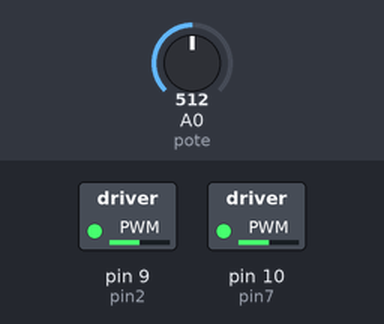
A sketch run on a simulated Arduino Uno, built with avr-gcc and run on an emulated ATmega328P. Parts: switched loads named in the sketch (green lamp = pin HIGH). Inputs (shaded band) come from the test bench; at power-on: A0 (pote) = 512.

Above: at 1.2 s.
1.3 s: A0 (pote) set to 716
At 1.7 s:
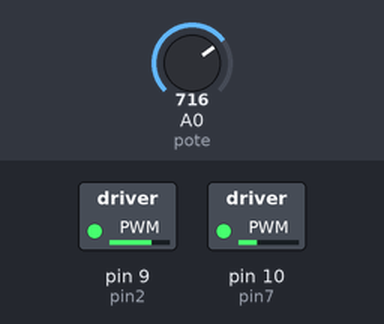
2.8 s: A0 (pote) set to 900
At 4.0 s:
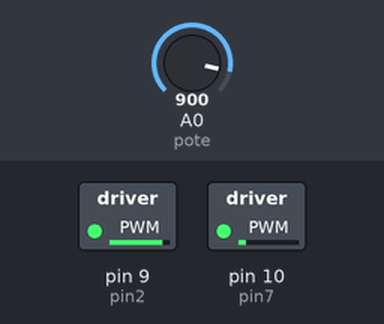
4.3 s: A0 (pote) set to 1023
At 5.2 s:
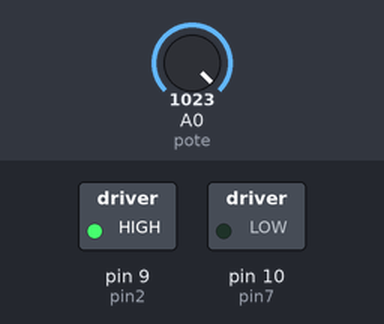
5.8 s: A0 (pote) set to 502
At 6.3 s:
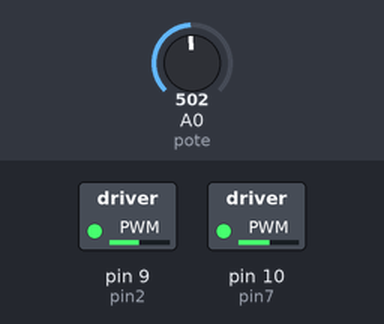
7.3 s: A0 (pote) set to 122
At 8.5 s:
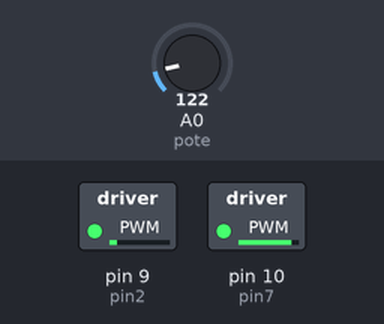
8.8 s: A0 (pote) set to 511
At 9.8 s:
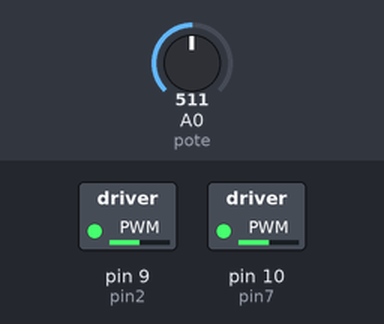
Timing chart, 0 to 11.3 s (numbered marks = the images above; inputs shaded):
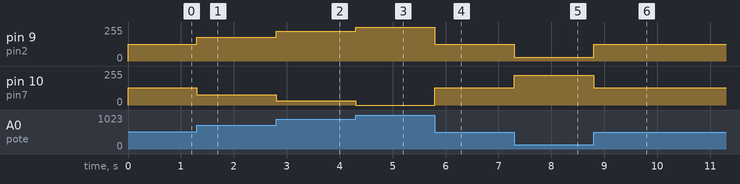

Measured:
- after the input at 1.3 s, pin 9 (pin2): 127/255 → 178/255 at once; pin 10 (pin7): 128/255 → 77/255 at once
- after the input at 2.8 s, pin 9 (pin2): 178/255 → 224/255 at once; pin 10 (pin7): 77/255 → 31/255 at once
- after the input at 4.3 s, pin 9 (pin2): 224/255 → 255/255 at once; pin 10 (pin7): 31/255 → 0/255 at once
- after the input at 5.8 s, pin 9 (pin2): 255/255 → 125/255 at once; pin 10 (pin7): 0/255 → 130/255 at once
- after the input at 7.3 s, pin 9 (pin2): 125/255 → 30/255 at once; pin 10 (pin7): 130/255 → 225/255 at once
- after the input at 8.8 s, pin 9 (pin2): 30/255 → 127/255 at once; pin 10 (pin7): 225/255 → 128/255 at once

The sketch:

Practica6.ino
```cpp
int pin2=9;//entrada 2 del L293D
int pin7=10;//entrada 7 del L293D
int pote=A0;
int valorpote=0;
int motorpin=10; //pin de salida analogica PWM
int pwm1;
int pwm2;

void setup() {
  // se inicializan los pins de salida
  pinMode(pin2, OUTPUT);
  pinMode(pin7, OUTPUT);

}

void loop() {
  //ejercicio1();
  //ejercicio2();
  ejercicio3();
}

void ejercicio1(){
  valorpote=analogRead(pote)/4;
  //pwm1 = map(valorpote, 0, 1023, 0, 255);
  analogWrite(motorpin, valorpote);
}

void ejercicio2(){
  valorpote=analogRead(pote);
  if(valorpote<512){
    analogWrite(pin2, 0);
    analogWrite(pin7, 125);
  }else{
    analogWrite(pin7, 0);
    analogWrite(pin2, 125);
  }

}

void ejercicio3(){
  // se almacena el valor del potenciometro en una variable
  valorpote=analogRead(pote);
  //la entrada analogica del arduino es de 10 bits, del 0 al 1023
  //en cambio, la salida es de 8 bits, quiere decir un rango del 0 al 255
  //Por eso se debe mapear el numero de una rango a otro

  pwm1 = map(valorpote, 0, 1023, 0, 255);
  pwm2 = map(valorpote, 0, 1023, 255, 0);

  //se saca el PWM de las dos salidas usando analogWrite(pin, valor)

  analogWrite(pin2, pwm1);
  analogWrite(pin7, pwm2);
}
```
